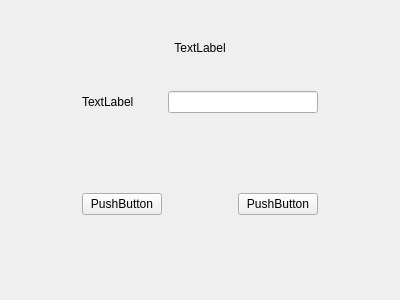
<?xml version="1.0" encoding="UTF-8"?>
<ui version="4.0">
 <class>AdminPWWidget</class>
 <widget class="QWidget" name="AdminPWWidget">
  <property name="geometry">
   <rect>
    <x>0</x>
    <y>0</y>
    <width>400</width>
    <height>300</height>
   </rect>
  </property>
  <property name="windowTitle">
   <string>Form</string>
  </property>
  <layout class="QGridLayout" name="gridLayout_2">
   <item row="0" column="0">
    <layout class="QGridLayout" name="gridLayout" rowstretch="2,2,2,2,2" columnstretch="1,1,1,1,1">
     <item row="0" column="0" colspan="5">
      <widget class="CustomLabel" name="label">
       <property name="text">
        <string>TextLabel</string>
       </property>
       <property name="alignment">
        <set>Qt::AlignCenter</set>
       </property>
      </widget>
     </item>
     <item row="4" column="0">
      <spacer name="horizontalSpacer_3">
       <property name="orientation">
        <enum>Qt::Horizontal</enum>
       </property>
       <property name="sizeHint" stdset="0">
        <size>
         <width>40</width>
         <height>20</height>
        </size>
       </property>
      </spacer>
     </item>
     <item row="4" column="4">
      <spacer name="horizontalSpacer_2">
       <property name="orientation">
        <enum>Qt::Horizontal</enum>
       </property>
       <property name="sizeHint" stdset="0">
        <size>
         <width>40</width>
         <height>20</height>
        </size>
       </property>
      </spacer>
     </item>
     <item row="4" column="2">
      <spacer name="horizontalSpacer">
       <property name="orientation">
        <enum>Qt::Horizontal</enum>
       </property>
       <property name="sizeHint" stdset="0">
        <size>
         <width>40</width>
         <height>20</height>
        </size>
       </property>
      </spacer>
     </item>
     <item row="1" column="4">
      <spacer name="horizontalSpacer_4">
       <property name="orientation">
        <enum>Qt::Horizontal</enum>
       </property>
       <property name="sizeHint" stdset="0">
        <size>
         <width>40</width>
         <height>20</height>
        </size>
       </property>
      </spacer>
     </item>
     <item row="3" column="1">
      <widget class="CustomPushButton" name="okPushButton">
       <property name="text">
        <string>PushButton</string>
       </property>
      </widget>
     </item>
     <item row="3" column="3">
      <widget class="CustomPushButton" name="cancelPushButton">
       <property name="text">
        <string>PushButton</string>
       </property>
      </widget>
     </item>
     <item row="1" column="2" colspan="2">
      <widget class="CustomLineEdit" name="lineEdit"/>
     </item>
     <item row="1" column="1">
      <widget class="CustomLabel" name="pwLabel">
       <property name="text">
        <string>TextLabel</string>
       </property>
      </widget>
     </item>
    </layout>
   </item>
  </layout>
 </widget>
 <customwidgets>
  <customwidget>
   <class>CustomPushButton</class>
   <extends>QPushButton</extends>
   <header>CustomPushButton.h</header>
  </customwidget>
  <customwidget>
   <class>CustomLabel</class>
   <extends>QLabel</extends>
   <header>CustomLabel.h</header>
  </customwidget>
  <customwidget>
   <class>CustomLineEdit</class>
   <extends>QLineEdit</extends>
   <header>CustomLineEdit.h</header>
  </customwidget>
 </customwidgets>
 <resources/>
 <connections/>
</ui>
